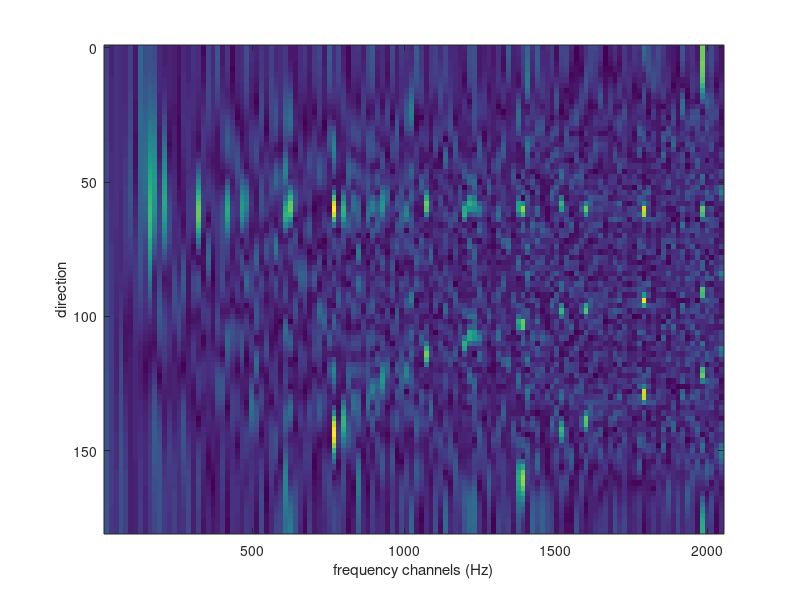

The MATLAB script that drew this image: (Note: this script raises an error after producing the figure.)
clear all;
close all;
clc;
%% %%%%%%%%%----------------parameters for Radar------------------%%%%%%%%%%
% %% ------------------------array signal--------------------------------- %%
% C=3*10^8;
% M=10; %number of ULA 
% K=2;
% theta = [68.78 108.42]';
% resolution = 2;
% grid = (0:resolution:180)';
% N = length(grid);
% i=sqrt(-1);
% %% ----------------------wideband signal generation--------------------- %%
% T=256;%signal length
% C_N=256;%number of channels
% fs=4096*10^6;
% B=[485 485]*10^6;
% r=B./(T/fs);
% t=(0:T-1)/fs;
% N_t=length(t);
% f0=[544 1024]*10^6;
% amp = [1 1]';
% S=zeros(K,T);
% for k=1:K
% S(k,:) = amp(k)*exp(2*i* pi *(f0(k)*t+0.5*r(k)*t.^2));
% end
% % S(1,:) = exp(2*i* pi *(100*t))+exp(2*i* pi *(200*t))+exp(2*i* pi *(300*t))+exp(2*i* pi *(400*t));%+exp(2*i* pi *(500*t))
% % S(2,:) = exp(2*i* pi *(145*t))+exp(2*i* pi *(2*145*t))+exp(2*i* pi *(3*145*t))+exp(2*i* pi *(4*145*t));%+exp(2*i* pi *(5*145*t))
% 
% % observed signal
% Y0 = (fft(S,C_N,2));
% f=[fs/C_N:fs/C_N:fs/2];
% C_N=C_N/2;
% Y00 = Y0(:,1:C_N);
% figure
% plot(f/10^6,abs(Y00(1,:)),'b*-')
% hold on
% plot(f/10^6,abs(Y00(2,:)),'ro-')
% xlabel('frequency channels (MHz)')
% ylabel('magnitude')
% axis tight;
% figure
% plot(abs(Y00(1,:)),'b*-')
% hold on
% plot(abs(Y00(2,:)),'ro-')
% lambda=C./f;
% f_ref=640*10^6;
% d=0.5*C/f_ref;
% x_true=zeros(N,C_N);
% x_true(29,34:64)=1;
% x_true(55,64:98)=1;
% figure
% imagesc(f/10^6,grid,x_true)
% xlabel('frequency channels (MHz)')
% ylabel('direction')
%% %%%%%%%%----------------parameters for Sonar-------------%%%%%%%%%%%%%%%
%% ------------------------array signal--------------------------------- %%
C=1500;
M=10; %number of ULA 
K=2;
resolution = 2;
grid = (0:resolution:180)';
N = length(grid);
i=sqrt(-1);
%% ----------------------wideband signal generation--------------------- %%
N_measurements=[2 4 6 10 15 20 30];
T=256;%signal length
C_N=128;%number of channels
fs=4096;
C_f=fs/T;
f=[C_f:C_f:fs/2];
lambda=C./f;
f_ref=500;
d=0.5*C/f_ref;
% d_err = 0.2*randn(M,1);
% d_err(1) = 0;
d_err = zeros(M,1);

%% -----------------------Dictionary construct---------------------------%%
A = zeros(C_N*M,N);
B = zeros(C_N*M,N);
for tn=1:C_N
    for m = 1:M
       for n = 1:N
       A((tn-1)*M+m,n) = exp(-2*i * pi *(d*(m-(M+1)/2)) * cos(grid(n)/180*pi)/lambda(tn));
       B((tn-1)*M+m,n) = 2*i * pi *(d*(m-(M+1)/2)) * sin(grid(n)/180*pi)/lambda(tn)* A((tn-1)*M+m,n);
        end
    end
end
%%  
Y=[];Y_n=[];
for nnnn=1:length(N_measurements)
t=(nnnn-1)*T+(0:T-1)/fs;
N_t=length(t);
Order=10;
f0=[151 197];
amp = [1 1]';
S=zeros(K,T);
for k=1:K
    for n=1:Order
       S(k,:) = S(k,:)+amp(k)*exp(2*i* pi *(n*f0(k)*t));
    end
end
Y0 = (fft(S,T,2));
Y00 = Y0(:,1:C_N);
% figure
% plot(f,abs(Y00(1,:)),'b*-')
% hold on
% plot(f,abs(Y00(2,:)),'ro-')
% hold on
% plot(f,abs(Y00(3,:)),'k.-')
% hold on
% plot(f,abs(Y00(4,:)),'y--')
% xlabel('frequency channels (Hz)')
% ylabel('magnitude')
% axis tight;
pos_channel_1=find(abs(Y00(1,:))>80);
pos_channel_2=find(abs(Y00(2,:))>80);
% pos_channel_3=find(abs(Y00(3,:))>80);
% pos_channel_4=find(abs(Y00(4,:))>80);
pos_channel=unique([pos_channel_1 pos_channel_2]);%pos_channel_3 pos_channel_4
theta = [58.77 58.77+N_measurements(nnnn)]';
%% --------uniform linear array (ULA), with the origin at the middle-----%%
A_true = zeros(C_N*M,K);
for tn=1:C_N
    for m = 1:M
       for k = 1:K
       A_true((tn-1)*M+m,k) = exp(-2*i * pi *(d*(m-(M+1)/2)+d_err(m))* cos(theta(k)/180*pi)/lambda(tn));
        end
    end
end
x_true=zeros(N,C_N);
pos_true= [fix(theta(1)/resolution)+1 fix(theta(2)/resolution)+1]'; %fix(theta(3)/resolution)+1 fix(theta(4)/resolution)+1
x_true(pos_true(1),pos_channel_1)=1;
x_true(pos_true(2),pos_channel_2)=1;
% x_true(pos_true(3),pos_channel_3)=1;
% x_true(pos_true(4),pos_channel_4)=1;
% figure
% imagesc(f,grid,x_true)
% xlabel('frequency channels (Hz)')
% ylabel('direction')

%% --------------------observation generation----------------------------%%
for tn = 1:C_N
    Y{nnnn}(:,tn) = A_true((tn-1)*M+1:tn*M,:)*Y00(:,tn);
end
end
%%----------------add noise-------------------------
%snr = [-10 -15 -18];
snr = -44.7;

Err_DP_I=zeros(K,length(N_measurements));
Err_DP_S=zeros(K,length(N_measurements));
Err_RVM_S=zeros(K,length(N_measurements));
Err_CSSM=zeros(K,length(N_measurements));
%N_exp = 10;
N_exp = 10;
Sigma_a=sqrt(10^(-snr/10));
for nnn=1:length(N_measurements)
    nnn
    theta = [58.77 58.77+N_measurements(nnn)]';
    Y_n=[];
    for mmm=1:N_exp
        mmm
         Noise=Sigma_a*randn(M,C_N)/sqrt(2)+sqrt(-1)*Sigma_a*randn(M,C_N)/sqrt(2);
         Y_n = Y{nnn}+ Noise; 
%% ------------------------conventioal beamforming-----------------------%%
Xbeam_hat=zeros(N,C_N);
for tn=1:C_N
    Xbeam_hat(:,tn)=Xbeam_hat(:,tn)+abs(A((tn-1)*M+1:(tn)*M,:)'*Y_n(:,tn));
end
figure
imagesc(f,grid,abs(Xbeam_hat))
xlabel('frequency channels (Hz)')
ylabel('direction')
temp=sort(max(abs(Xbeam_hat(:,10:end))));
temp_a=temp(89);
pos_channel = find(max(abs(Xbeam_hat(:,10:end)))>temp_a)+9;
Xbeam_hat_channel=zeros(size(Xbeam_hat));
Xbeam_hat_channel(:,pos_channel)=Xbeam_hat(:,pos_channel);
% figure
% imagesc(f,grid,abs(Xbeam_hat_channel))
%%
A_temp=zeros(M*length(pos_channel),N);
% Y_temp=zeros(M,length(pos_channel));
Y_temp=zeros(M,length(pos_channel));
for nn=1:length(pos_channel)
    A_temp((nn-1)*M+1:nn*M,:)=A((pos_channel(nn)-1)*M+1:pos_channel(nn)*M,:);
    B_temp((nn-1)*M+1:nn*M,:)=B((pos_channel(nn)-1)*M+1:pos_channel(nn)*M,:);
    Y_temp(:,nn)=Y_n(:,pos_channel(nn));
end
%% ------------------------MTL-CS-DP-(on-grid)---------------------------%%
Xdp_hat_h=zeros(N,C_N);
[Xdp_hat alpha_m alpha0_DP]=bmtl_DP(A_temp,Y_temp);
Xdp_hat_h(:,pos_channel)=Xdp_hat;
alpha_m=alpha_m/max(max(alpha_m));

figure
imagesc(f,grid,abs(Xdp_hat_h))
xlabel('frequency channels (Hz)')
ylabel('direction')
[ind alpha_DP]=kmeans(alpha_m.',2,'EmptyAction','drop');
theta_ex = [58 60];
est_theta_DP_S_1=DPSeperatedSearch(Xdp_hat,alpha_DP,theta_ex,alpha0_DP,pos_channel,Y_temp,A_temp,theta(1));
theta_ex = theta_ex+N_measurements(nnn);
est_theta_DP_S_2=DPSeperatedSearch(Xdp_hat,alpha_DP,theta_ex,alpha0_DP,pos_channel,Y_temp,A_temp,theta(2));
Err_DP_S(1,nnn) = Err_DP_S(1,nnn) + (abs(est_theta_DP_S_1-theta(1)));
Err_DP_S(2,nnn) = Err_DP_S(2,nnn) + (abs(est_theta_DP_S_2-theta(2)));
% 
% %% ------------------------RVM zhangmeng Liu---------------------
% X_RVM_hat_h=zeros(N,C_N);
X_RVM_hat_h=zeros(N,C_N);
[X_RVM_hat alpha alpha0] = mt_CS(A_temp,Y_temp);
X_RVM_hat_h(:,pos_channel)=X_RVM_hat;
figure
imagesc(f,grid,abs(X_RVM_hat_h))
xlabel('frequency channels (Hz)')
ylabel('direction')
%% testing
theta_ex = [56 58 60 62];
est_theta_RVM_1=RVMSeperatedSearch(theta_ex,alpha,alpha0,pos_channel,Y_temp,A_temp,theta(1));
theta_ex=theta_ex+N_measurements(nnn);
est_theta_RVM_2=RVMSeperatedSearch(theta_ex,alpha,alpha0,pos_channel,Y_temp,A_temp,theta(2));
Err_RVM_S(1,nnn) = Err_RVM_S(1,nnn) + (abs(est_theta_RVM_1-theta(1)));
Err_RVM_S(2,nnn) = Err_RVM_S(2,nnn) + (abs(est_theta_RVM_2-theta(2)));

%% -----------------------MTL-CS-DP-(off-grid)---------------------------%% 
Xdp_offgrid_hat_h=zeros(N,C_N);
[Xdp_offgrid_hat X_Beta]=bmtl_DP_offgrid_2(A_temp,B_temp,Y_temp,resolution);
Xdp_offgrid_hat_h(:,pos_channel)=Xdp_offgrid_hat;
figure
imagesc(f,grid,abs(Xdp_offgrid_hat_h))
xlabel('frequency channels (Hz)')
ylabel('direction')


pos_a=find(sum(abs(X_Beta),2)>0.001);
temp_Beta = X_Beta;
beta=zeros(N,1);
for n=1:length(pos_a)
    temp_pos=find(abs(X_Beta(pos_a(n),:))>0.001);
    beta(pos_a(n))=mean(X_Beta(pos_a(n),temp_pos));
end
% xp_rec = grid + beta;
% Xdp_offgrid_hat_ref=max(abs(Xdp_offgrid_hat_h(:,pos_channel_1(2))).^2,abs(Xdp_offgrid_hat_h(:,pos_channel_2(1))).^2);
% figure(100),plot(theta, 10*log10(amp.^2), 'bo', xp_rec, 10*log10(abs(Xdp_offgrid_hat_h(:,pos_channel_1(1))).^2/Xdp_offgrid_hat_ref), 'r*-');
% hold on
% plot(xp_rec, 10*log10(abs(Xdp_offgrid_hat_h(:,pos_channel_2(1))).^2/Xdp_offgrid_hat_ref), 'rx-');
% % axis([0,180,min([10*log10(amp.^2); 10*log10(abs(Xdp_offgrid_hat_h(:,pos_channel_2(1))).^2/Xdp_offgrid_hat_ref)]),...
% %     max([10*log10(amp.^2); 10*log10(abs(Xdp_offgrid_hat_h(:,pos_channel_2(1))).^2/Xdp_offgrid_hat_ref)])+3]);
% xlabel('DOA (degrees)', 'fontsize',12); ylabel('Power (dB)','fontsize',12);
% legend('True DOAs','target-1','target-2');
% axis tight;

est_theta=grid(pos_a)+beta(pos_a);

if min(abs(est_theta-theta(1)))>2
   Err_DP_I(1,nnn) = Err_DP_I(1,nnn)+2;
else
  Err_DP_I(1,nnn) = Err_DP_I(1,nnn)+min(abs(est_theta-theta(1)));  
end
if min(abs(est_theta-theta(2)))>2
   Err_DP_I(2,nnn) = Err_DP_I(2,nnn)+2;
else
  Err_DP_I(2,nnn) = Err_DP_I(2,nnn)+min(abs(est_theta-theta(2)));  
end
%% ------------------------CSSM-------------------------------------------
% XCSSM_hat=CSSM_multimeasure(A_temp,Y_temp);
% 
% Err_CSSM(1,nnn) = Err_CSSM(1,nnn)+min(abs(XCSSM_hat-theta(1)));
% Err_CSSM(2,nnn) = Err_CSSM(2,nnn)+min(abs(XCSSM_hat-theta(2)));

    end
Err_DP_I(1,nnn) = Err_DP_I(1,nnn)/N_exp;
Err_DP_I(2,nnn) = Err_DP_I(2,nnn)/N_exp;
Err_DP_S(1,nnn) = Err_DP_S(1,nnn)/N_exp;
Err_DP_S(2,nnn) = Err_DP_S(2,nnn)/N_exp;
Err_RVM_S(1,nnn) = Err_RVM_S(1,nnn)/N_exp;
Err_RVM_S(2,nnn) = Err_RVM_S(2,nnn)/N_exp;
% save Err_DP_I.mat Err_DP_I;
% save Err_DP_S.mat Err_DP_S;
% save Err_RVM_S.mat Err_RVM_S;
% Err_CSSM(1,nnn) = Err_CSSM(1,nnn)/N_exp;
% Err_CSSM(2,nnn) = Err_CSSM(2,nnn)/N_exp;
end
%save Err_Seperation_25dB.mat Err_DP_I Err_DP_S Err_RVM_S N_measurements;
figure
plot(N_measurements,Err_DP_I(1,:),'r-^',N_measurements,Err_DP_S(1,:),'r-.*',N_measurements,Err_RVM_S(1,:),'b--o');
hold on
plot(N_measurements,Err_DP_I(2,:),'r-^',N_measurements,Err_DP_S(2,:),'r-.*',N_measurements,Err_RVM_S(2,:),'b-o');
figure
plot(N_measurements,sum(Err_RVM_S)/K,'b--*',N_measurements,sum(Err_DP_S)/K,'r--o',N_measurements,sum(Err_DP_I)/K,'r-.^');
axis([4,30,0,1.8]);
xlabel('Source seperation(Deg.)');ylabel('RMSE(Deg.)')
% % figure(1001),plot(theta, 10*log10(amp.^2), 'bo', grid, 10*log10(abs(Xdp_hat_h(:,S11+16)).^2/max(abs(Xdp_hat_h(:,S11+16)).^2)), 'r*-');
% % hold on
% % plot(grid, 10*log10(abs(Xdp_hat_h(:,S22-16)).^2/max(abs(Xdp_hat_h(:,S22-16)).^2)), 'rx-');
% % axis([0,180,min([10*log10(amp.^2); 10*log10(abs(Xdp_hat_h(:,S22-16)).^2/max(abs(Xdp_hat_h(:,S22-16)).^2));10*log10(abs(Xdp_hat_h(:,S11+16)).^2/max(abs(Xdp_hat_h(:,S11+16)).^2))]),max([10*log10(amp.^2); 10*log10(abs(Xdp_hat_h(:,S22-16)).^2/max(abs(Xdp_hat_h(:,S22-16)).^2));10*log10(abs(Xdp_hat_h(:,S11+16)).^2/max(abs(Xdp_hat_h(:,S11+16)).^2))])+3]);
% % xlabel('DOA (degrees)', 'fontsize',12); ylabel('Power (dB)','fontsize',12);
% % legend('True DOAs','target-1','target-2');
% % axis tight;
% % figure(1002),plot(theta, 10*log10(amp.^2), 'bo', grid, 10*log10(abs(Xbcs_g_hat_h(:,S11+16)).^2/max(abs(Xbcs_g_hat_h(:,S11+16)).^2)), 'r*-');
% % hold on
% % plot(grid, 10*log10(abs(Xbcs_g_hat_h(:,S22-16)).^2/max(abs(Xbcs_g_hat_h(:,S22-16)).^2)), 'rx-');
% % axis([0,180,min([10*log10(amp.^2); 10*log10(abs(Xbcs_g_hat_h(:,S22-16)).^2/max(abs(Xbcs_g_hat_h(:,S22-16)).^2));10*log10(abs(Xdp_hat_h(:,S11+16)).^2/max(abs(Xdp_hat_h(:,S11+16)).^2))]),max([10*log10(amp.^2); 10*log10(abs(Xbcs_g_hat_h(:,S22-16)).^2/max(abs(Xbcs_g_hat_h(:,S22-16)).^2));10*log10(abs(Xbcs_g_hat_h(:,S11+16)).^2/max(abs(Xbcs_g_hat_h(:,S11+16)).^2))])+3]);
% % xlabel('DOA (degrees)', 'fontsize',12); ylabel('Power (dB)','fontsize',12);
% % legend('True DOAs','target-1','target-2');
% % axis tight;
% %% ---------------------------------------------------------%%
% Xvb_offgrid_hat_h=zeros(N,C_N);
% [Xvb_offgrid_hat X_Beta_vb]=bmtl_VB_offgrid_2(A((S11-1)*M+1:S22*M,:),B((S11-1)*M+1:S22*M,:),Y_n(:,S11:S22),resolution);
% Xvb_offgrid_hat_h(:,S11:S22)=Xvb_offgrid_hat;
% % figure
% % imagesc(f,grid,abs(Xvb_offgrid_hat_h))
% % xlabel('frequency channels (Hz)')
% % ylabel('direction')
% 
% pos_a_vb=find(sum(abs(X_Beta_vb),2)>0.001);
% beta_vb=zeros(N,1);
% for n=1:length(pos_a_vb)
%     temp_pos=find(abs(X_Beta_vb(pos_a_vb(n),:))>0.001);
%     beta_vb(pos_a_vb(n))=mean(X_Beta_vb(pos_a_vb(n),temp_pos));
% end
% % xp_rec = grid + beta_vb;
% % figure(1000),plot(theta, 10*log10(amp.^2), 'bo', xp_rec, 10*log10(abs(Xvb_offgrid_hat_h(:,S11+16)).^2/max(abs(Xvb_offgrid_hat_h(:,S11+16)).^2)), 'r*-');
% % hold on
% % plot(xp_rec, 10*log10(abs(Xvb_offgrid_hat_h(:,S22-16)).^2/max(abs(Xvb_offgrid_hat_h(:,S22-16)).^2)), 'rx-');
% % axis([0,180,min([10*log10(amp.^2); 10*log10(abs(Xvb_offgrid_hat_h(:,S11+16)).^2/max(abs(Xvb_offgrid_hat_h(:,S11+16)).^2))]),max([10*log10(amp.^2); 10*log10(abs(Xvb_offgrid_hat_h(:,S11+16)).^2/max(abs(Xvb_offgrid_hat_h(:,S11+16)).^2))])+3]);
% % xlabel('DOA (degrees)', 'fontsize',12); ylabel('Power (dB)','fontsize',12);
% % legend('True DOAs','target-1','target-2');
% % axis tight;
% est_theta_vb=grid(pos_a_vb)+beta_vb(pos_a_vb);
% Err_2(1)  = Err_2(1)+min(abs(est_theta_vb-theta(1)));
% Err_2(2)  = Err_2(2)+min(abs(est_theta_vb-theta(2)));